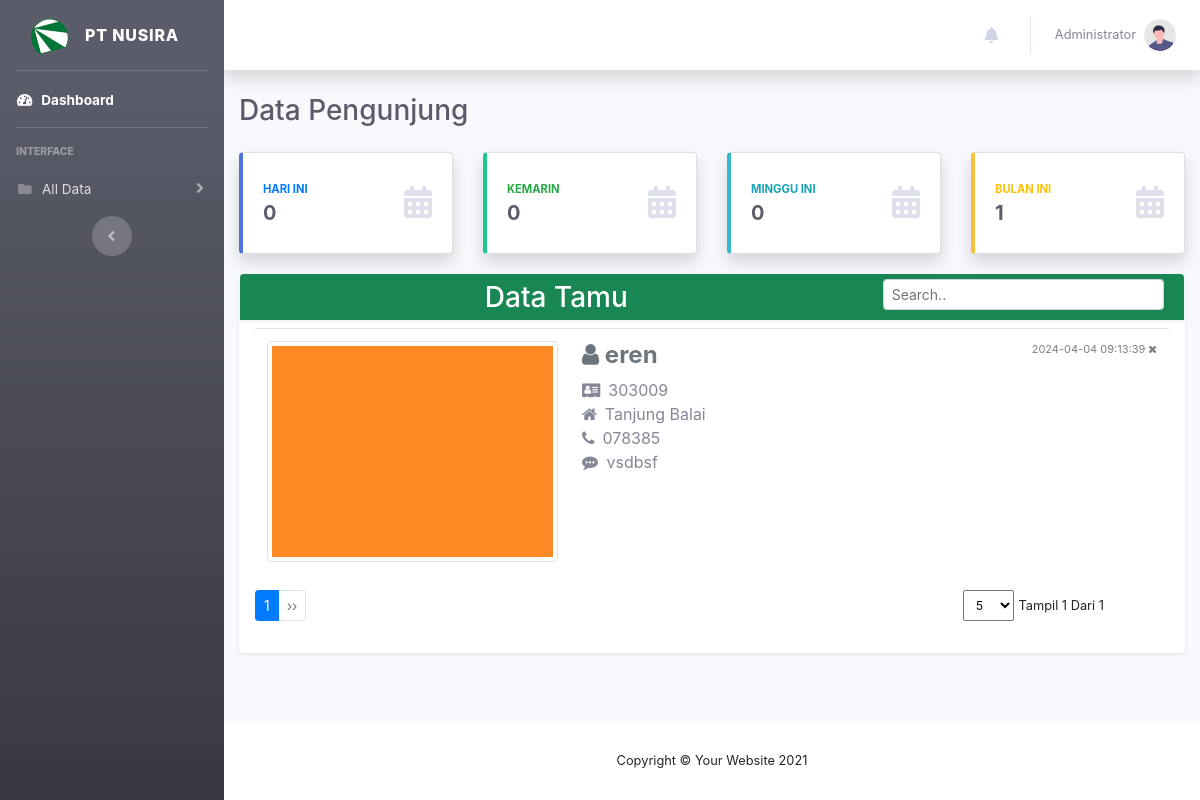
The app's page /index.php (signed in), older data.
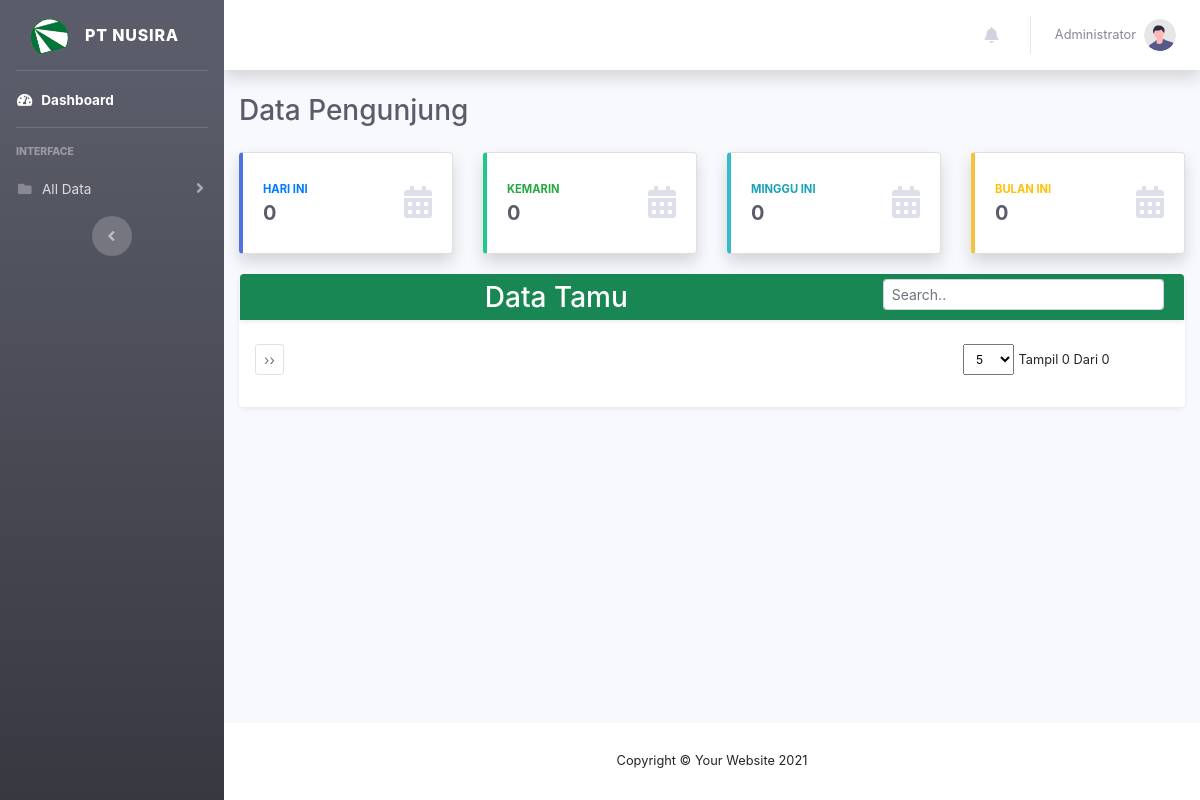
The same page, newer data.
### tables this page shows
CREATE TABLE IF NOT EXISTS `user` (
  `id` int NOT NULL AUTO_INCREMENT,
  `username` varchar(50) NOT NULL,
  `password` varchar(120) NOT NULL,
  `nama_pengguna` varchar(50) NOT NULL,
  `status` varchar(20) NOT NULL,
  PRIMARY KEY (`id`)
);

CREATE TABLE IF NOT EXISTS `tamu` (
  `id_tamu` int NOT NULL AUTO_INCREMENT,
  `time` date NOT NULL,
  `nama` varchar(50) NOT NULL,
  `nik` varchar(16) NOT NULL,
  `alamat` varchar(150) NOT NULL,
  `hp` varchar(20) NOT NULL,
  `pesan` text NOT NULL,
  `image` varchar(50) NOT NULL,
  PRIMARY KEY (`id_tamu`)
);

### tampil.php (the view, shortened to what the rows shown need)
   <div id="tabel_siswa">
       <div class="table-responsive ">
           <table class="table table-hover">
               <tbody id="myTable">
               <?php
               include "koneksi.php";
               $page = '';
               if(isset($_POST["p"])){
               $record_per_page = $_POST["p"];
               }else{
               $record_per_page = 5;
               }
               if(isset($_POST["page"]))
               {
               $page = $_POST["page"];
               }
               else
               {
               $page = 1;
               }
               $start_from = ($page - 1)*$record_per_page;
               $ambildata=mysqli_query($conn,"SELECT * FROM tamu ORDER BY id_tamu DESC LIMIT $start_from, $record_per_page")or die(mysqli_error($conn));
              while($a = mysqli_fetch_assoc($ambildata))
               {
               ?>
               <tr id="<?php echo $a['id_tamu']; ?>" class="<?php echo $a['image']; ?>" >
                   <td style="width:315px" >
	<img src="<?php echo "upload/".$a['image'];?>" class="img-thumbnail" alt="Cinque Terre" width="304" height="236">
	</td>
	<td >
	<span style="font-size:11px" id="time" class="text-black-50" ><?php echo $a['time']; ?>&nbsp;<a class="remove"><i class="fa fa-close" data-toggle="tooltip" title="Hapus data tamu"></i></a></span>
	<h4 class="text-secondary font-weight-bold"><i class="fa fa-user"></i> <?php echo $a['nama']; ?></h4>
                   <i class="fa fa-address-card"> &nbsp;</i><?php echo $a['nik'];?><br />
                   <i class="fa fa-home"> &nbsp;</i><?php echo $a['alamat'];?><br />
                   <i class="fa fa-phone"> &nbsp;</i><?php echo $a['hp'];?><br />
                   <i class="fa fa-commenting">&nbsp;</i> <?php echo $a['pesan'];?>
	</td>
               </tr>
               <?php
               }
               ?>
</tbody>
           </table>
       </div>
   </div>

### sidebar.php (shortened to what the rows shown need)
<?php
   include "koneksi.php";
   $id = $_SESSION['id'];
   $query = "SELECT nama_pengguna FROM user WHERE id = $id";
   $result = mysqli_query($koneksi, $query);
   if($result && mysqli_num_rows($result) > 0) {
       $row = mysqli_fetch_assoc($result);
       $nama_pengguna = $row['nama_pengguna'];}
?>
      <div id="content-wrapper" class="d-flex flex-column">
        <div id="content">
          <nav class="navbar navbar-expand navbar-light bg-white topbar mb-4 static-top shadow">
            <ul class="navbar-nav ml-auto">
              <li class="nav-item dropdown no-arrow">
                <a class="nav-link dropdown-toggle" href="#" id="userDropdown" role="button" data-toggle="dropdown" aria-haspopup="true" aria-expanded="false">
                  <span class="mr-2 d-none d-lg-inline text-gray-600 small"><?= $row['nama_pengguna'] ?></span>
                  <img class="img-profile rounded-circle" src="assets/img/undraw_profile.svg" />
                </a>
              </li>
            </ul>
          </nav>

Row changes from the older to the newer data that the page shows:
removed tamu: image (picture), time "2024-04-04 09:13:39", nama "eren", nik "303009", alamat "Tanjung Balai", hp "078385", pesan "vsdbsf"
Text that changed along with them:
$sebulan[0]: "1" → "0"
$jumlah: "1" → "0"
$total_records: "1" → "0"
list line gone: "1"
